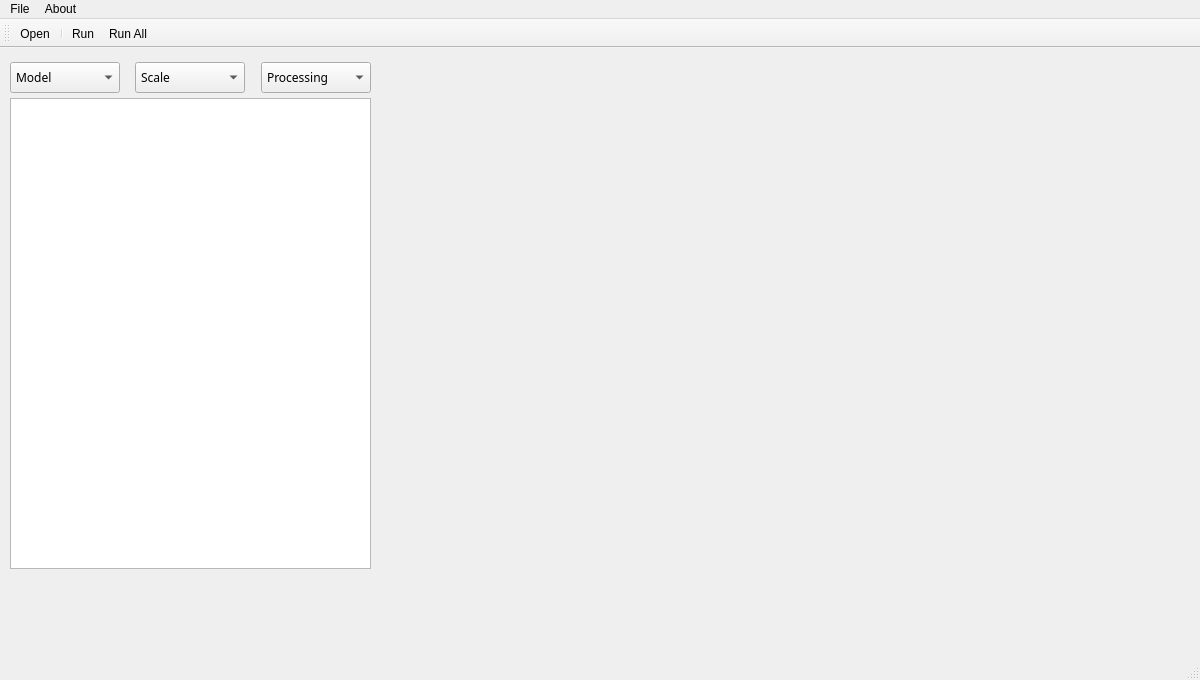
<?xml version="1.0" encoding="UTF-8"?>
<ui version="4.0">
 <class>MainWindow</class>
 <widget class="QMainWindow" name="MainWindow">
  <property name="geometry">
   <rect>
    <x>0</x>
    <y>0</y>
    <width>1200</width>
    <height>680</height>
   </rect>
  </property>
  <property name="sizePolicy">
   <sizepolicy hsizetype="Preferred" vsizetype="Preferred">
    <horstretch>0</horstretch>
    <verstretch>0</verstretch>
   </sizepolicy>
  </property>
  <property name="minimumSize">
   <size>
    <width>1200</width>
    <height>680</height>
   </size>
  </property>
  <property name="baseSize">
   <size>
    <width>1200</width>
    <height>680</height>
   </size>
  </property>
  <property name="windowTitle">
   <string>Litcode Upscaller - Super Resolution Software</string>
  </property>
  <widget class="QWidget" name="centralwidget">
   <widget class="QTableWidget" name="tableWidget">
    <property name="enabled">
     <bool>true</bool>
    </property>
    <property name="geometry">
     <rect>
      <x>10</x>
      <y>50</y>
      <width>361</width>
      <height>471</height>
     </rect>
    </property>
   </widget>
   <widget class="QWidget" name="layoutWidget">
    <property name="geometry">
     <rect>
      <x>10</x>
      <y>10</y>
      <width>361</width>
      <height>40</height>
     </rect>
    </property>
    <layout class="QHBoxLayout" name="horizontalLayout">
     <item>
      <widget class="QComboBox" name="comboBox">
       <property name="font">
        <font>
         <family>Montserrat</family>
        </font>
       </property>
       <property name="styleSheet">
        <string notr="true">width: 80px; padding:5px;</string>
       </property>
       <item>
        <property name="text">
         <string>Model</string>
        </property>
       </item>
      </widget>
     </item>
     <item>
      <spacer name="horizontalSpacer">
       <property name="orientation">
        <enum>Qt::Horizontal</enum>
       </property>
       <property name="sizeHint" stdset="0">
        <size>
         <width>40</width>
         <height>20</height>
        </size>
       </property>
      </spacer>
     </item>
     <item>
      <widget class="QComboBox" name="comboBox_2">
       <property name="font">
        <font>
         <family>Montserrat</family>
        </font>
       </property>
       <property name="styleSheet">
        <string notr="true">width: 80px; padding:5px;</string>
       </property>
       <item>
        <property name="text">
         <string>Scale</string>
        </property>
       </item>
      </widget>
     </item>
     <item>
      <spacer name="horizontalSpacer_2">
       <property name="orientation">
        <enum>Qt::Horizontal</enum>
       </property>
       <property name="sizeHint" stdset="0">
        <size>
         <width>40</width>
         <height>20</height>
        </size>
       </property>
      </spacer>
     </item>
     <item>
      <widget class="QComboBox" name="comboBox_3">
       <property name="font">
        <font>
         <family>Montserrat</family>
        </font>
       </property>
       <property name="styleSheet">
        <string notr="true">width: 80px; padding:5px;</string>
       </property>
       <item>
        <property name="text">
         <string>Processing</string>
        </property>
       </item>
      </widget>
     </item>
    </layout>
   </widget>
   <widget class="QLabel" name="label">
    <property name="geometry">
     <rect>
      <x>390</x>
      <y>50</y>
      <width>431</width>
      <height>471</height>
     </rect>
    </property>
    <property name="text">
     <string/>
    </property>
   </widget>
  </widget>
  <widget class="QMenuBar" name="menubar">
   <property name="geometry">
    <rect>
     <x>0</x>
     <y>0</y>
     <width>1200</width>
     <height>21</height>
    </rect>
   </property>
   <widget class="QMenu" name="menuFile">
    <property name="title">
     <string>File</string>
    </property>
    <addaction name="actionOpenFile"/>
    <addaction name="actionRun"/>
    <addaction name="actionRunAll"/>
   </widget>
   <widget class="QMenu" name="menuAbout">
    <property name="title">
     <string>About</string>
    </property>
    <addaction name="actionAbout_Litcode"/>
   </widget>
   <addaction name="menuFile"/>
   <addaction name="menuAbout"/>
  </widget>
  <widget class="QStatusBar" name="statusbar"/>
  <widget class="QToolBar" name="toolBar">
   <property name="windowTitle">
    <string>toolBar</string>
   </property>
   <attribute name="toolBarArea">
    <enum>TopToolBarArea</enum>
   </attribute>
   <attribute name="toolBarBreak">
    <bool>false</bool>
   </attribute>
   <addaction name="actionOpenFile"/>
   <addaction name="separator"/>
   <addaction name="actionRun"/>
   <addaction name="actionRunAll"/>
  </widget>
  <action name="actionOpenFile">
   <property name="icon">
    <iconset resource="resources.qrc">
     <normaloff>:/icons/icons/add.png</normaloff>:/icons/icons/add.png</iconset>
   </property>
   <property name="text">
    <string>Open</string>
   </property>
  </action>
  <action name="actionRun">
   <property name="icon">
    <iconset resource="resources.qrc">
     <normaloff>:/icons/icons/start.png</normaloff>:/icons/icons/start.png</iconset>
   </property>
   <property name="text">
    <string>Run</string>
   </property>
  </action>
  <action name="actionAbout_Litcode">
   <property name="text">
    <string>About Litcode</string>
   </property>
  </action>
  <action name="actionRunAll">
   <property name="icon">
    <iconset resource="resources.qrc">
     <normaloff>:/icons/icons/list.png</normaloff>:/icons/icons/list.png</iconset>
   </property>
   <property name="text">
    <string>Run All</string>
   </property>
  </action>
 </widget>
 <resources>
  <include location="resources.qrc"/>
 </resources>
 <connections/>
</ui>
